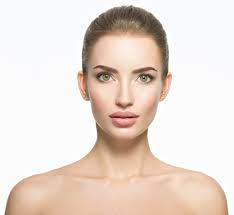
#> input picture Entregas semanales/Desarrollo de interfaces/Semana 11/machinelearning/imagenes/001-crudo/001-cara.jpg, 234 x 215 px; its folder holds only this picture in this run
$ python 005-json.py
#> lines starting #> are read from the running program, lines starting #| are printed output that depends on the picture
from PIL import Image
import os
import json

carpeta = "001-crudo"
carpetasalida = "002-procesadas"
imagenes = []

archivos = os.listdir(carpeta)

for archivo in archivos:
    imagen = os.path.join(carpeta,archivo)
    miimagen = Image.open(imagen)
#> miimagen is the input picture: PIL image 234x215 RGB; mean R, G, B 233.1, 219.5, 210.3
    anchura = miimagen.width
#> anchura = 234
    altura = miimagen.height
#> altura = 215
    if anchura > altura:
        caja = (
            anchura/2-altura/2,
            0,
            anchura/2+altura/2,
            altura
            )
#> caja = (9.5, 0, 224.5, 215)
    else:
        caja = (
            0,
            altura/2-anchura/2,
            anchura,
            altura/2+anchura/2
            )
    cortada = miimagen.crop(caja)
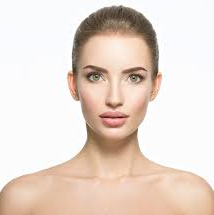
#> cortada: PIL image 214x215 RGB; mean R, G, B 231.7, 216.8, 206.9
    escalada = cortada.resize((512,512))
    escalada.save(carpetasalida+"/"+archivo)
    imagenes.append(archivo)

archivojson = open("json/imagenes.json","w")
json.dump(imagenes,archivojson)
archivojson.close()
